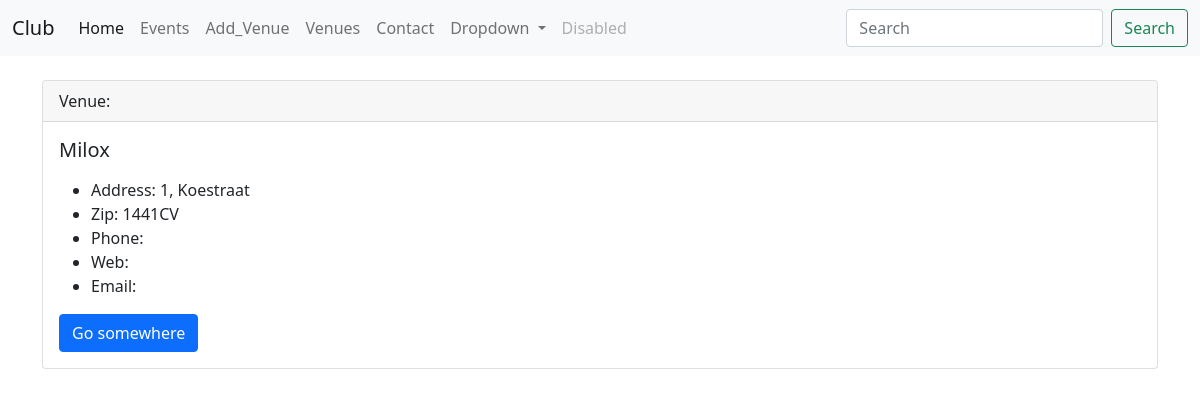
The app's page /show_venue/5 with its own data.
### events/models.py (models this page shows)
class Venue(models.Model):
    name = models.CharField(max_length=120)
    address = models.CharField(max_length=300)
    zip_code = models.CharField(max_length=15)
    phone = models.CharField(max_length=15, blank=True)
    web = models.URLField(blank=True)
    emailadress = models.EmailField(blank=True)
    def __str__(self):
        return self.name

### events/views.py (the view)
# urls.py: path('show_venue/<int:venue_id>', views.show_venue, name="show-venue"),
def show_venue(request, venue_id):
    venue = Venue.objects.get(pk=venue_id)
    context = {
        "venue": venue
    }
    return render(request, 'events/venue_detail.html', context)

### events/templates/events/venue_detail.html
{% extends 'events/base.html' %}
{% block content %}
<div class="card">
  <div class="card-header">
    Venue:
  </div>
  <div class="card-body">
    <h5 class="card-title">{{ venue }}</h5>
    <p class="card-text">
    <ul>
    <li> Address: {{ venue.address }} </li>
    <li> Zip: {{ venue.zip_code }} </li>
    <li> Phone: {{ venue.phone }} </li>
    <li> Web: <a href="{{ venue.web }}">{{ venue.web }}</a></li>
    <li> Email: {{ venue.emailadress }}</li>
    </ul></p>
    <a href="#" class="btn btn-primary">Go somewhere</a>
  </div>
</div>
{% endblock %}

### records on screen
Venue: name "Milox", address "1, Koestraat", zip_code "1441CV"
